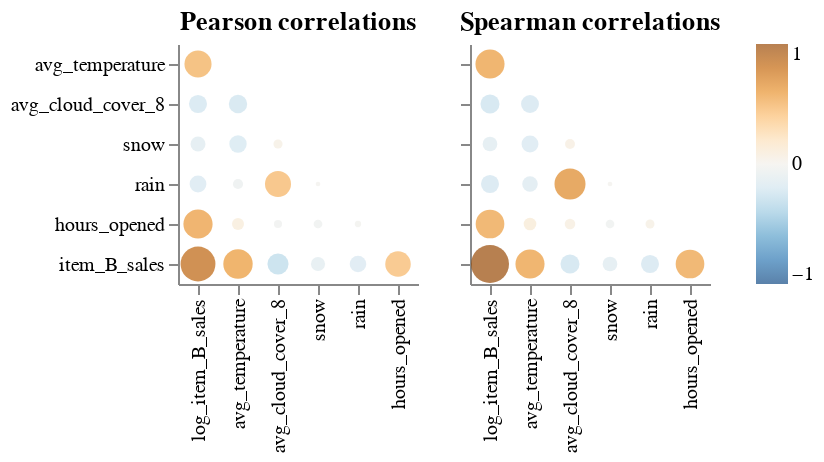

Write notebook code for a chart like this one.
### Code cell
aly.corr(train_df.drop(columns=['log_total_sales_normalized', 'total_sales_normalized', 'log_item_A_sales', 'item_A_sales', 'item_C_sales', 'log_item_C_sales']))

### Figure 1 — Vega-Lite specification as saved in the notebook (floating-point values rounded to 4 significant figures)
{"config": {"view": {"continuousWidth": 300, "continuousHeight": 300, "strokeWidth": 0}}, "concat": [{"data": {"name": "data-5eac93780e1fc7a3531e17af9ca194a2"}, "mark": {"type": "circle"}, "encoding": {"color": {"field": "value", "scale": {"domain": [-1, 1], "scheme": "blueorange"}, "title": "", "type": "quantitative"}, "size": {"field": "abs_value", "legend": null, "scale": {"domain": [0, 1]}, "type": "quantitative"}, "tooltip": [{"field": "value", "format": ".2f", "title": "corr", "type": "quantitative"}, {"field": "index", "title": "x", "type": "nominal"}, {"field": "variable", "title": "y", "type": "nominal"}], "x": {"field": "index", "sort": ["log_item_B_sales", "avg_temperature", "avg_cloud_cover_8", "snow", "rain", "hours_opened"], "title": "", "type": "nominal"}, "y": {"axis": {}, "field": "variable", "sort": ["avg_temperature", "avg_cloud_cover_8", "snow", "rain", "hours_opened", "item_B_sales"], "title": "", "type": "nominal"}}, "title": "Pearson correlations", "transform": [{"calculate": "abs(datum.value)", "as": "abs_value"}]}, {"data": {"name": "data-f9b81ef781131adfa7f37004b2357ceb"}, "mark": {"type": "circle"}, "encoding": {"color": {"field": "value", "scale": {"domain": [-1, 1], "scheme": "blueorange"}, "title": "", "type": "quantitative"}, "size": {"field": "abs_value", "legend": null, "scale": {"domain": [0, 1]}, "type": "quantitative"}, "tooltip": [{"field": "value", "format": ".2f", "title": "corr", "type": "quantitative"}, {"field": "index", "title": "x", "type": "nominal"}, {"field": "variable", "title": "y", "type": "nominal"}], "x": {"field": "index", "sort": ["log_item_B_sales", "avg_temperature", "avg_cloud_cover_8", "snow", "rain", "hours_opened"], "title": "", "type": "nominal"}, "y": {"axis": {"labels": false}, "field": "variable", "sort": ["avg_temperature", "avg_cloud_cover_8", "snow", "rain", "hours_opened", "item_B_sales"], "title": "", "type": "nominal"}}, "title": "Spearman correlations", "transform": [{"calculate": "abs(datum.value)", "as": "abs_value"}]}], "resolve": {"axis": {"y": "shared"}}, "$schema": "https://vega.github.io/schema/vega-lite/v5.20.1.json", "datasets": {"data-5eac93780e1fc7a3531e17af9ca194a2": [{"index": "log_item_B_sales", "variable": "snow", "value": -0.1458}, {"index": "avg_temperature", "variable": "snow", "value": -0.2002}, {"index": "avg_cloud_cover_8", "variable": "snow", "value": 0.04755}, {"index": "avg_temperature", "variable": "rain", "value": -0.0615}, {"index": "log_item_B_sales", "variable": "rain", "value": -0.1858}, {"index": "snow", "variable": "rain", "value": -0.003699}, {"index": "avg_cloud_cover_8", "variable": "rain", "value": 0.4637}, {"index": "hours_opened", "variable": "item_B_sales", "value": 0.4443}, {"index": "snow", "variable": "item_B_sales", "value": -0.1279}, {"index": "avg_cloud_cover_8", "variable": "item_B_sales", "value": -0.2995}, {"index": "avg_temperature", "variable": "item_B_sales", "value": 0.5931}, {"index": "log_item_B_sales", "variable": "item_B_sales", "value": 0.841}, {"index": "rain", "variable": "item_B_sales", "value": -0.181}, {"index": "log_item_B_sales", "variable": "hours_opened", "value": 0.5863}, {"index": "avg_temperature", "variable": "hours_opened", "value": 0.09066}, {"index": "avg_cloud_cover_8", "variable": "hours_opened", "value": -0.03456}, {"index": "snow", "variable": "hours_opened", "value": -0.04189}, {"index": "rain", "variable": "hours_opened", "value": -0.01679}, {"index": "log_item_B_sales", "variable": "avg_temperature", "value": 0.502}, {"index": "avg_temperature", "variable": "avg_cloud_cover_8", "value": -0.2262}, {"index": "log_item_B_sales", "variable": "avg_cloud_cover_8", "value": -0.217}], "data-f9b81ef781131adfa7f37004b2357ceb": [{"index": "log_item_B_sales", "variable": "snow", "value": -0.1399}, {"index": "avg_temperature", "variable": "snow", "value": -0.1886}, {"index": "avg_cloud_cover_8", "variable": "snow", "value": 0.05809}, {"index": "avg_temperature", "variable": "rain", "value": -0.1563}, {"index": "log_item_B_sales", "variable": "rain", "value": -0.2166}, {"index": "snow", "variable": "rain", "value": -0.004377}, {"index": "avg_cloud_cover_8", "variable": "rain", "value": 0.6625}, {"index": "hours_opened", "variable": "item_B_sales", "value": 0.5636}, {"index": "snow", "variable": "item_B_sales", "value": -0.1399}, {"index": "avg_cloud_cover_8", "variable": "item_B_sales", "value": -0.2422}, {"index": "avg_temperature", "variable": "item_B_sales", "value": 0.5819}, {"index": "log_item_B_sales", "variable": "item_B_sales", "value": 1.0}, {"index": "rain", "variable": "item_B_sales", "value": -0.2166}, {"index": "log_item_B_sales", "variable": "hours_opened", "value": 0.5636}, {"index": "avg_temperature", "variable": "hours_opened", "value": 0.1004}, {"index": "avg_cloud_cover_8", "variable": "hours_opened", "value": 0.06679}, {"index": "snow", "variable": "hours_opened", "value": -0.04094}, {"index": "rain", "variable": "hours_opened", "value": 0.04474}, {"index": "log_item_B_sales", "variable": "avg_temperature", "value": 0.5819}, {"index": "avg_temperature", "variable": "avg_cloud_cover_8", "value": -0.213}, {"index": "log_item_B_sales", "variable": "avg_cloud_cover_8", "value": -0.2422}]}}
